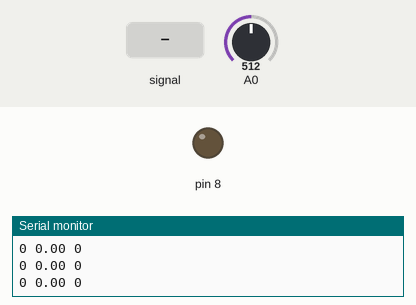
A sketch run on a simulated Arduino Uno, built with avr-gcc and run on an emulated ATmega328P. Shown: output pins drawn as LEDs (lit = HIGH), the last lines printed to the serial monitor. The test bench sets the inputs (shaded band); at power-on: A0 = 512.

Above: at 6.4 s.
6.5 s: A0 fed a 2 Hz sine of ±306 counts around its level
At 7.2 s:
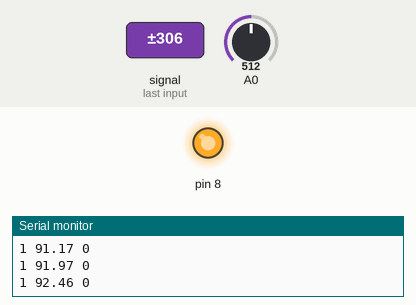
9.5 s: A0 set to 677
11.0 s: A0 set to 702
At 12.5 s:
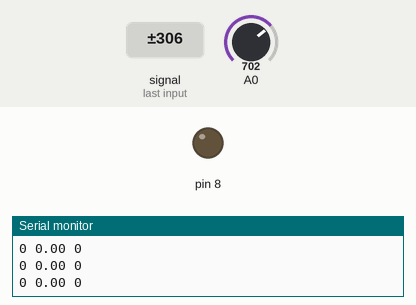
12.8 s: A0 set to 761
14.3 s: A0 set to 779
At 15.3 s:
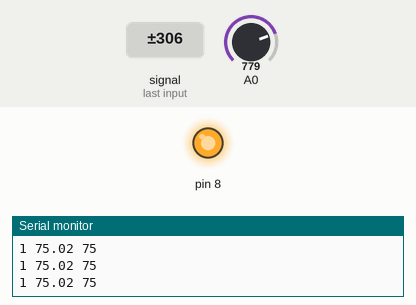
Timing chart, 0 to 16.8 s (numbered marks = the images above; inputs shaded):
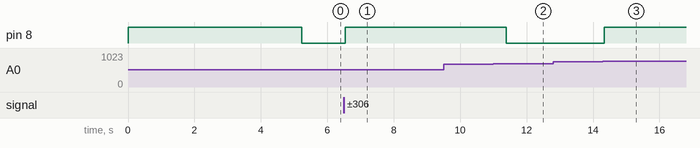

Measured:
- the behaviour switches between 693 and 694 on A0 (found by bisection; images 1 and 2)
- the behaviour switches between 768 and 769 on A0 (found by bisection; images 2 and 3)
- after the input at 6.5 s, pin 8: LOW → HIGH at once
- after the input at 11.0 s, pin 8: HIGH → LOW after 0.39 s
- after the input at 14.3 s, pin 8: LOW → HIGH at once

The sketch:

emg.ino
```cpp
/*-----------------------------------------------
   EMG Acquisition and Control
   By: Mukesh Soni | Ver: 02 (18-Sep-2018)

   Acquires the EMG signal from forehand muscle using Grove EMG Detector
   feeding the signal to A0 of the Arduino.
   Moving Avg Filter Added, followed by Low Pass Filter. Thresholding is done
   to generate output pulse.
  ------------------------------------------------*/

int baseline = 0;   // emg strength when muscles are relaxed
int threshold = 5;

// Estimate the sampling rate we are getting
double tNow;
double samplingRate;

int numSample = 32; // num of samples to average (EMG avg sample)

//Moving Averagej Filter params
double readings[32];      // the readings from the analog input
int index = 0;            // the index of the current reading
double total = 0;         // the running total
double emgMAF = 0;        // the average, Moving Average Filter ouput
int N = 20;               // No of points for moving average (1<N<16)

//LPF and sample averaging param
float emgLPF, emgHPF;  // variable for low-pass filtered EMG

void setup()
{
  //Starting the serial monitor
  Serial.begin(115200);
  pinMode(8, OUTPUT);

  // Get the baseline EMG value - keep your hand/arm relaxed until the LED is on
  digitalWrite(8, HIGH); // turn on the LED on pin 8
  long sum = 0;
  for (int i = 0; i < 1024; i++)
  {
    sum += analogRead(0);
    delay(5);
  }
  baseline = sum >> 10;
  Serial.println(baseline);
  digitalWrite(8, LOW); // turn off the LED, baseline recorded

  // initialize all the elements of the array "readings" for moving average
  for (int i = 0; i < N; i++) {
    readings[i] = 0;
  }

  tNow = micros();  // current microseconds since the start of Arduino
}


void loop()
{
  // get "n" samples to create an average --> this smoothens out noise
  long sum = 0;   // sample accumulator
  int emgBaselineCorrected = 0;
  for (int i = 0; i < numSample; i++)
  {
    int temp = analogRead(0);         // raw EMG
    //emgBaselineCorrected = (temp - baseline);     // baseline shift
    emgBaselineCorrected = abs(temp - baseline);  // baseline shift + rectification
    sum += emgBaselineCorrected * emgBaselineCorrected;
  }
  emgBaselineCorrected = sum >> (int)(log (numSample) / log (2)); // smoothened
  emgBaselineCorrected = sqrt(emgBaselineCorrected);

  // OR Applying Moving Average
  total = total - readings[index];  // subtract the last reading:
  readings[index] = emgBaselineCorrected;
  total = total + readings[index];
  index++;  index = index >= N ? 0 : index;
  emgMAF = total / N;

  // Pass it through a low-pass filter (~1Hz) cut-off
  emgLPF = 0.9445 * emgLPF + 0.05552 * emgMAF;

  // estimate the sample rate and reset the tNow
  samplingRate = 1000000.0 / (micros() - tNow); // Sampling rate achieved
  tNow = micros();  // current microseconds since the start of Arduino
  bool outPulse = emgLPF > threshold ? HIGH : LOW;
  digitalWrite(8, outPulse); // indicate the pulse output with LED

  //Printing the EMG data / display data WHEN serial plotter is used
  //Serial.print(samplingRate); Serial.print(" ");        // sampling Rate
  Serial.print(outPulse); Serial.print(" ");             // sampling Rate
  Serial.print(emgLPF); Serial.print(" ");
  Serial.println(emgBaselineCorrected);

  //A delay to slow down the process
  delay(1);
}
```
